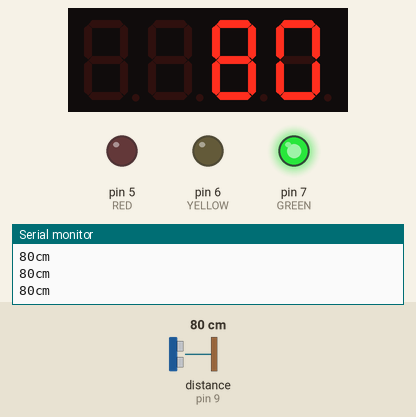
Recording of a sketch running on a simulated Arduino Uno, built with avr-gcc and run on an emulated ATmega328P. Shown: 4-digit seven-segment display, output pins drawn as LEDs (lit = HIGH), the last lines printed to the serial monitor. Wiring (inferred from the names in the program): ultrasonic range finder: trigger pin 10; echo pin 9. Inputs (shaded band) come from the test bench; at power-on: distance to the obstacle (sensor on pin 9) 80 cm. The echo pulse lasts 58.3 µs per cm; pins used as bus, display or sensor lines are not drawn.

Above: at 1.3 s.
1.4 s: distance to the obstacle (sensor on pin 9) set to 23 cm
At 2.0 s:
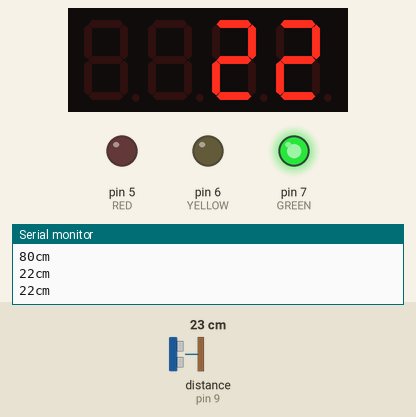
2.9 s: distance to the obstacle (sensor on pin 9) set to 18 cm
At 3.9 s:
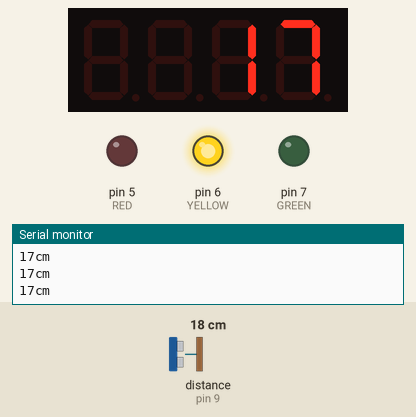
4.5 s: distance to the obstacle (sensor on pin 9) set to 8 cm
At 5.6 s:
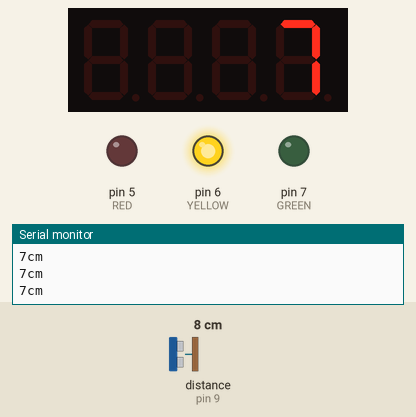
6.1 s: distance to the obstacle (sensor on pin 9) set to 5 cm
At 7.2 s:
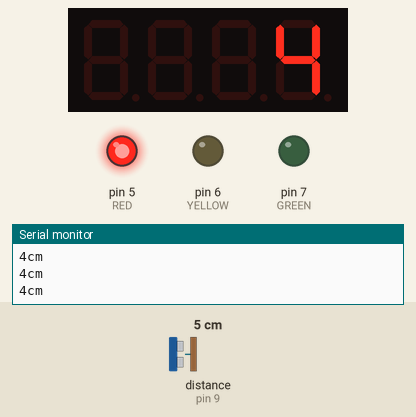
Timing chart, 0 to 8.7 s (numbered marks = the images above; inputs shaded):
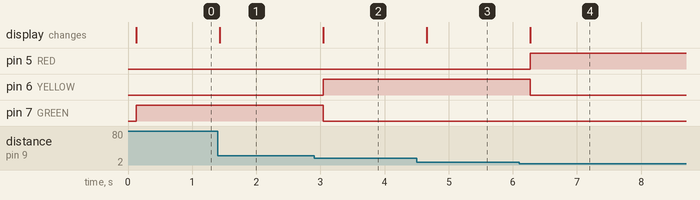

The sketch:

measureDistance.ino
```cpp
#include <TM1637Display.h>

/* ultrasonic */
#define TRIG 10
#define ECHO 9

/* seven segment */
#define CLK 4
#define DIO 3
TM1637Display display(CLK,DIO);

/* LED */
#define RED 5
#define YELLOW 6
#define GREEN 7

// set pin
int button = 2;

const uint8_t PLAY[] = {B01110011, B00111000, B01011111, B01101110};
const uint8_t ERR[] = {B01111001, B01111001, B01110111, B01000000};

void setup() {
  //pinMode(button, INPUT);
  Serial.begin(9600);
  pinMode(ECHO, INPUT);
  pinMode(TRIG, OUTPUT);
  pinMode(RED, OUTPUT);
  pinMode(YELLOW, OUTPUT);
  pinMode(GREEN, OUTPUT);

  display.setBrightness(4);
  display.setSegments(PLAY);
  delay(80);
}

void loop() {
  long duration, cm;

  digitalWrite(TRIG, LOW);
  delayMicroseconds(2);
  digitalWrite(TRIG, HIGH);
  delayMicroseconds(5);
  digitalWrite(TRIG, LOW);
  pinMode(ECHO, INPUT);
  duration = pulseIn(ECHO, HIGH);

  cm = microsecondsToCentimeters(duration);
  display.showNumberDec(cm);
  showLED(cm);

  Serial.print(cm);
  Serial.print("cm");
  Serial.println();
  delay(300);
}

long microsecondsToCentimeters(long microseconds){
  return microseconds / 29 / 2;
}

void showLED(int distance){
  if(distance <= 5){
    // lowest is 2
    digitalWrite(RED, HIGH);
    digitalWrite(YELLOW, LOW);
    digitalWrite(GREEN, LOW);
  }
  else if(distance > 5 && distance <= 20){
    digitalWrite(RED, LOW);
    digitalWrite(YELLOW, HIGH);
    digitalWrite(GREEN, LOW);
  }
  else if(distance > 20 && distance <= 400){
    digitalWrite(RED, LOW);
    digitalWrite(YELLOW, LOW);
    digitalWrite(GREEN, HIGH);
  }
  else {
    digitalWrite(RED, LOW);
    digitalWrite(YELLOW, LOW);
    digitalWrite(GREEN, LOW);
    display.setSegments(ERR);
  }
}
```

Measured:
- the behaviour switches between 22 and 21 cm on distance to the obstacle (sensor on pin 9) (found by bisection; images 1 and 2)
- the behaviour switches between 7 and 6 cm on distance to the obstacle (sensor on pin 9) (found by bisection; images 3 and 4)
- after the input at 1.4 s, the display: changes at once (image 1)
- after the input at 2.9 s, pin 6 (YELLOW): LOW → HIGH after 0.15 s; pin 7 (GREEN): HIGH → LOW after 0.15 s; the display: changes after 0.15 s (image 2)
- after the input at 4.5 s, the display: changes after 0.16 s (image 3)
- after the input at 6.1 s, pin 5 (RED): LOW → HIGH after 0.17 s; pin 6 (YELLOW): HIGH → LOW after 0.17 s; the display: changes after 0.17 s (image 4)
